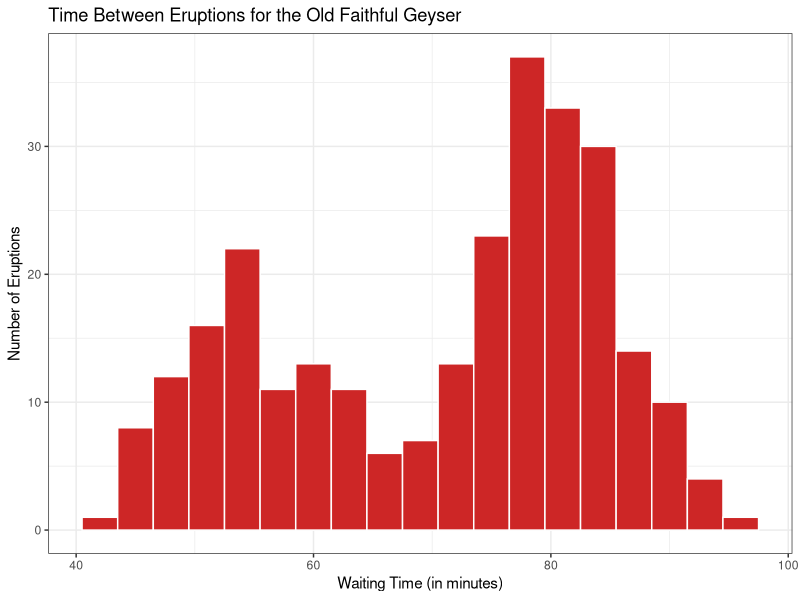
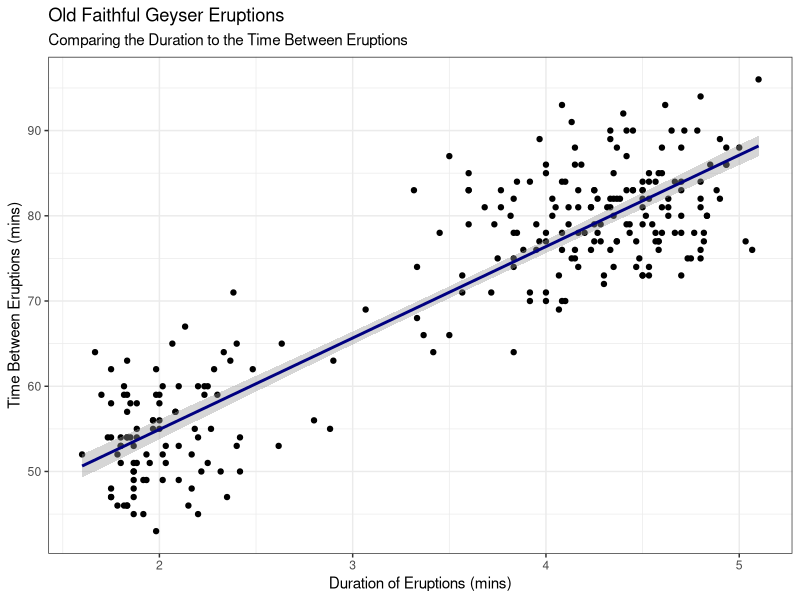
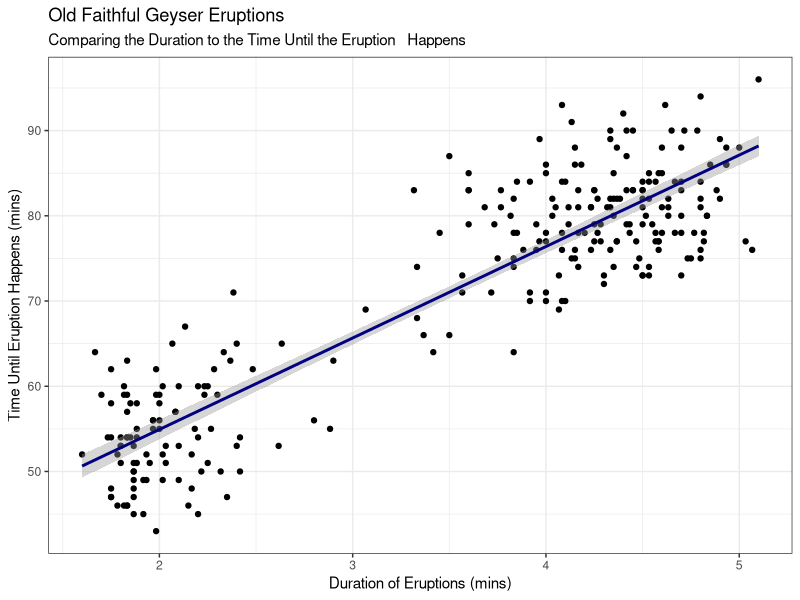

Source code (R) for these figures, in order:
## ---- chunk 1
knitr::opts_chunk$set(comment=NA)
options(width = 70)
library(MASS); library(e1071); library(tidyverse)

## ---- chunk 2
hwC <- tbl_df(faithful)
hwC
## ---- chunk 3
ggplot(hwC, aes(x = waiting)) +
  geom_histogram(binwidth = 3,
  fill = "firebrick3", col = "white") +
  labs(x = "Waiting Time (in minutes)",
       y = "Number of Eruptions",
       title = "Time Between Eruptions for the Old Faithful Geyser") +
  theme_bw()
       
## ---- chunk 4
hwC %>%
  summarise(Mean = mean(waiting),
            Median = median(waiting),
            Mean80 = mean(hwC$waiting, trim = 0.1),
            Stan_Dev = sd(hwC$waiting),
            IQR = IQR(hwC$waiting))

## ---- chunk 5
summary(hwC$waiting)
## ---- chunk 6
skewness(hwC$eruptions)
## ---- chunk 7
ggplot(hwC, aes(x = eruptions, y = waiting)) +
  geom_point(size = 1.5, col = "black") +
  geom_smooth(method = "lm", col = "navyblue") +
  labs(x = "Duration of Eruptions (mins)",
       y = "Time Between Eruptions (mins)",
       title = "Old Faithful Geyser Eruptions",
       subtitle = "Comparing the Duration to the Time Between Eruptions") +
  theme_bw()

## ---- chunk 8
cor(hwC$waiting, hwC$eruptions)
## ---- chunk 9
hwCextra <- tbl_df(MASS::geyser)
hwCextra
## ---- chunk 10
ggplot(hwC, aes(x = eruptions, y = waiting)) +
  geom_point(size = 1.5, col = "black") +
  geom_smooth(method = "lm", col = "navyblue") +
  labs(x = "Duration of Eruptions (mins)",
       y = "Time Until Eruption Happens (mins)",
       title = "Old Faithful Geyser Eruptions",
       subtitle = "Comparing the Duration to the Time Until the Eruption   Happens") +
  theme_bw()

## ---- chunk 11
cor(hwCextra$duration, hwCextra$waiting)

## ---- chunk 12
sessionInfo()
